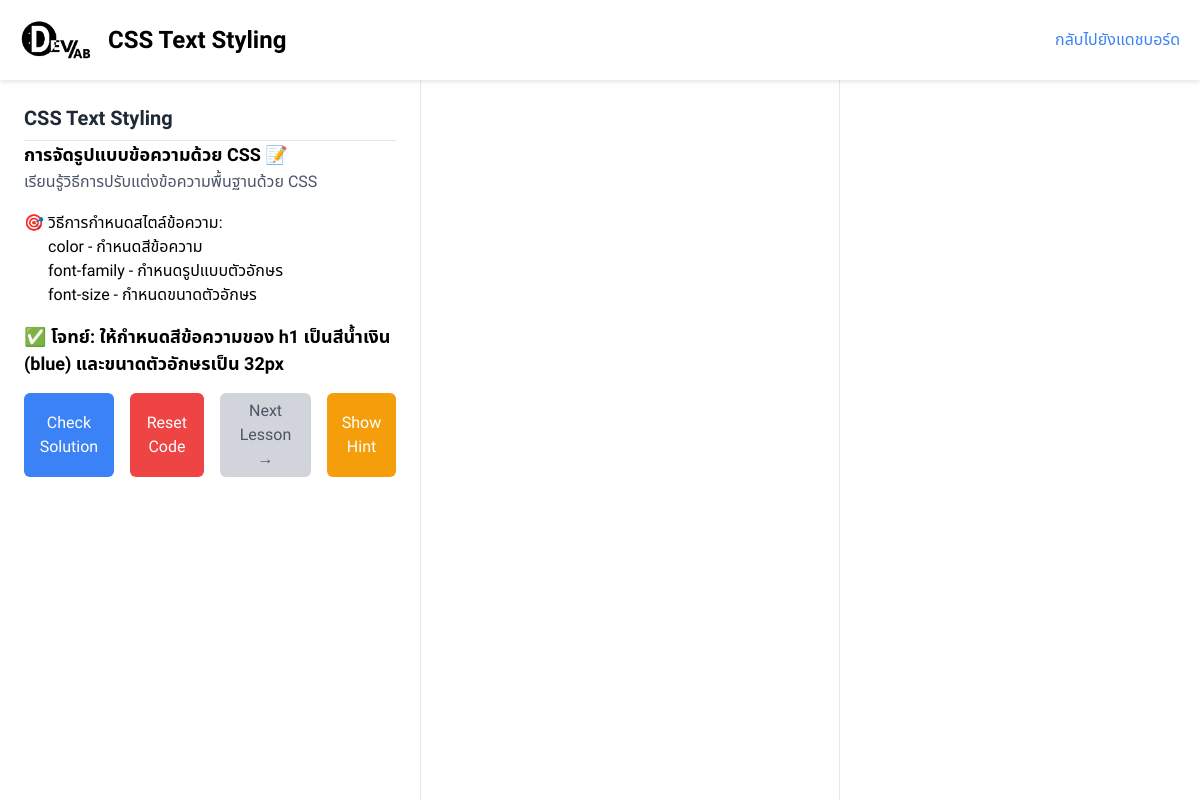
/css_lesson.php?language=css&lesson=22 (signed in), run on the app's committed database.
### tables this page shows
CREATE TABLE `lessons` (
  `id` int(11) NOT NULL,
  `language` varchar(20) NOT NULL,
  `title` varchar(100) NOT NULL,
  `description` text DEFAULT NULL,
  `expected_output` text DEFAULT NULL,
  `hint` text DEFAULT NULL,
  `order_num` int(11) NOT NULL
);

### lesson_data.php (called while the page is built, shortened)
<?php
function getLesson($pdo, $language, $lesson_id) {
    $stmt = $pdo->prepare("SELECT * FROM lessons WHERE language = ? AND id = ?");
    $stmt->execute([$language, $lesson_id]);
    return $stmt->fetch(PDO::FETCH_ASSOC);
}
?>

### css_lesson.php (the view, shortened to what this page needs)
<?php
require_once 'config.php';
require_once 'lesson_data.php';
$language = 'css';
$lesson_id = (int)($_GET['lesson'] ?? 21);
$lesson = getLesson($pdo, $language, $lesson_id);
?>
<!DOCTYPE html>
<html>
<head>
    <link href="https://cdn.jsdelivr.net/npm/tailwindcss@2.2.19/dist/tailwind.min.css" rel="stylesheet">
</head>
<body>
    <div class="main-container">
        <header class="header">
            <div class="flex justify-between items-center p-5">
                <div class="flex items-center">
                    <img src="img/devlab.png" alt="DevLab Logo" class="h-10 mr-4">
                    <h1 class="text-2xl font-bold"><?php echo htmlspecialchars($lesson['title']); ?></h1>
                </div>
                <div class="flex items-center gap-4">
                    <a href="dashboard_css_detail.php" class="text-blue-500 hover:text-blue-700">กลับไปยังแดชบอร์ด</a>
                </div>
            </div>
        </header>
        <div class="content-wrapper">
            <div class="sidebar">
                <h2 class="text-xl font-bold text-gray-800 border-b pb-2"><?php echo htmlspecialchars($lesson['title']); ?></h2>
                <div class="lesson-content">
                    <?php echo $lesson['description']; ?>
                </div>
                <div class="mt-4 flex justify-center gap-4">
    <button id="checkSolutionBtn"
            class="bg-blue-500 text-white py-1.5 px-3 rounded-md hover:bg-blue-600 ">
        Check Solution
    </button>
    <button id="resetCodeBtn"
            class="bg-red-500 text-white py-1.5 px-3 rounded-md hover:bg-red-600">
        Reset Code
    </button>
    <button id="nextLesson"
            class="bg-gray-300 text-gray-600 py-1.5 px-3 rounded-md cursor-not-allowed "
            disabled>
        Next Lesson →
    </button>
    <button id="showHintBtn"
            class="bg-yellow-500 text-white py-1.5 px-3 rounded-md hover:bg-yellow-600 ">
        Show Hint
    </button>
</div>
            </div>
            <div class="editor-section">
                <div id="editor" class="h-full"></div>
            </div>
            <div class="preview-section">
                <iframe id="preview" class="w-full h-full"></iframe>
            </div>
        </div>
    </div>
</body>
</html>

### css_lesson.php (style rules this page uses)
:root { --font-thai: 'IBM Plex Sans Thai', 'Noto Sans Thai', sans-serif; --font-english: 'IBM Plex Sans', 'Noto Sans', sans-serif; }
body { font-family: var(--font-thai); margin: 0; padding: 0; height: 100vh; overflow: hidden; }
.main-container { display: flex; flex-direction: column; height: 100vh; }
.header { position: sticky; top: 0; z-index: 50; background-color: white; box-shadow: 0 2px 4px rgba(0, 0, 0, 0.1); }
.content-wrapper { display: flex; flex: 1; overflow: hidden; }
.sidebar { width: 35%; overflow-y: auto; background-color: white; padding: 1.5rem; }
.editor-section { width: 35%; border-left: 1px solid #e2e8f0; border-right: 1px solid #e2e8f0; }
.preview-section { width: 30%; }
.lesson-content p { margin-bottom: 1rem; line-height: 1.7; color: #4a5568; }
.lesson-content ul, .lesson-content ol { margin-left: 1.5rem; margin-bottom: 1rem; }
h3 { font-size:18px; font-weight:700; }

### data on the page
lessons: title "CSS Text Styling", description "การจัดรูปแบบข้อความด้วย CSS 📝 เรียนรู้วิธีการปรับแต่งข้อความพื้นฐานด้วย CSS 🎯 วิธีการกำหนดสไตล์ข้อความ: color - กำหนดสีข้อความ font-family - กำหนดรูปแบบตัวอักษร font-size - กำหนดขนาดตัวอักษร ✅ โจทย์: ให้กำหนดสีข้อความของ h1 เป็นสีน้ำเงิน (blue) และขนาดตัวอักษรเป็น 32px"
